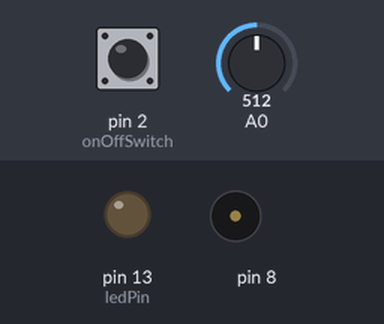
Bench run of a sketch on a simulated Arduino Uno, built for the host (arithmetic inside an expression is 32-bit, double 64-bit). On the bench: output pins drawn as LEDs (lit = HIGH), buzzer (waves = sounding). The inputs (shaded band) are chosen by the test bench; at power-on: pin 2 (onOffSwitch) HIGH, A0 = 512.

Above: at 6.2 s.
6.3 s: pin 2 (onOffSwitch) pulled LOW for 0.15 s
At 6.38 s:
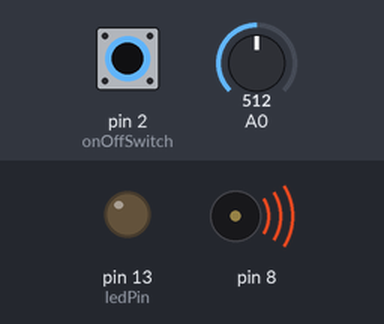
7.9 s: pin 2 (onOffSwitch) pulled LOW for 3.2 s
At 11.4 s:
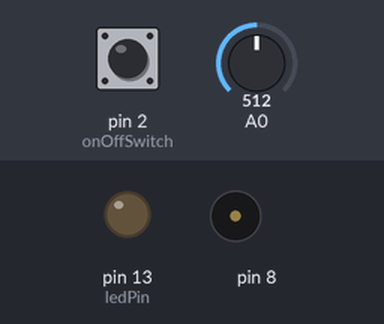
Timing chart, 0 to 12.9 s (numbered marks = the images above; inputs shaded):
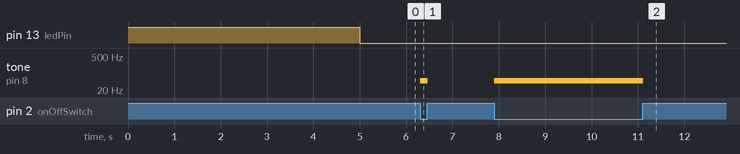

The sketch:

THEREMIN.ino
```cpp
int sensorValue;
int sensorLow = 1023;
int sensorHigh = 0;
int onOffSwitch = 2;
boolean onOff = true;
const int ledPin = 13;
void setup(){
  pinMode(ledPin, OUTPUT);
  pinMode(onOffSwitch, INPUT);
  digitalWrite(ledPin, HIGH);
  while(millis() < 5000){
    sensorValue = analogRead(A0);
    if(sensorHigh < sensorValue){
      sensorHigh = sensorValue;
    }
    if(sensorValue < sensorLow){
      sensorLow = sensorValue;
    }
  }
  digitalWrite(ledPin, LOW);
}
void loop(){
  sensorValue = analogRead(A0);
  if (digitalRead(onOffSwitch) == LOW){
    onOff = false;
  } else {
    onOff = true;
  }
  if (onOff == false){
    int pitch = map(sensorValue, sensorLow, sensorHigh, 50, 4000);
    tone(8, pitch, 20);
    delay(10);
  }
  else{
    noTone;
  }
}
```

Measured:
- after the input at 6.3 s, tone on pin 8: silent → 49 Hz at once, → silent 0.16 s later
- after the input at 7.9 s, tone on pin 8: silent → 49 Hz at once, → silent 3.2 s later
